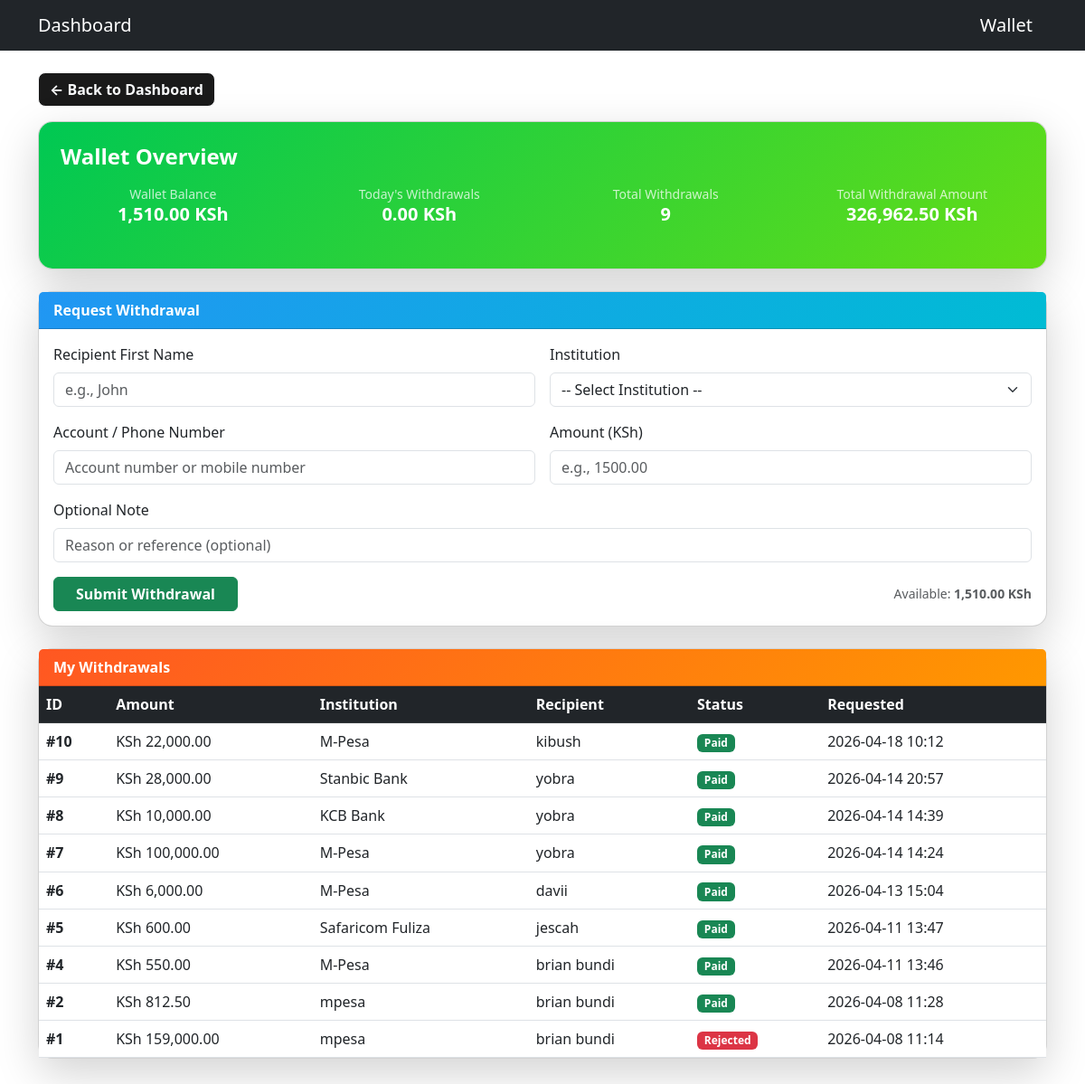
Page /withdraw (signed in) on the earlier database version.
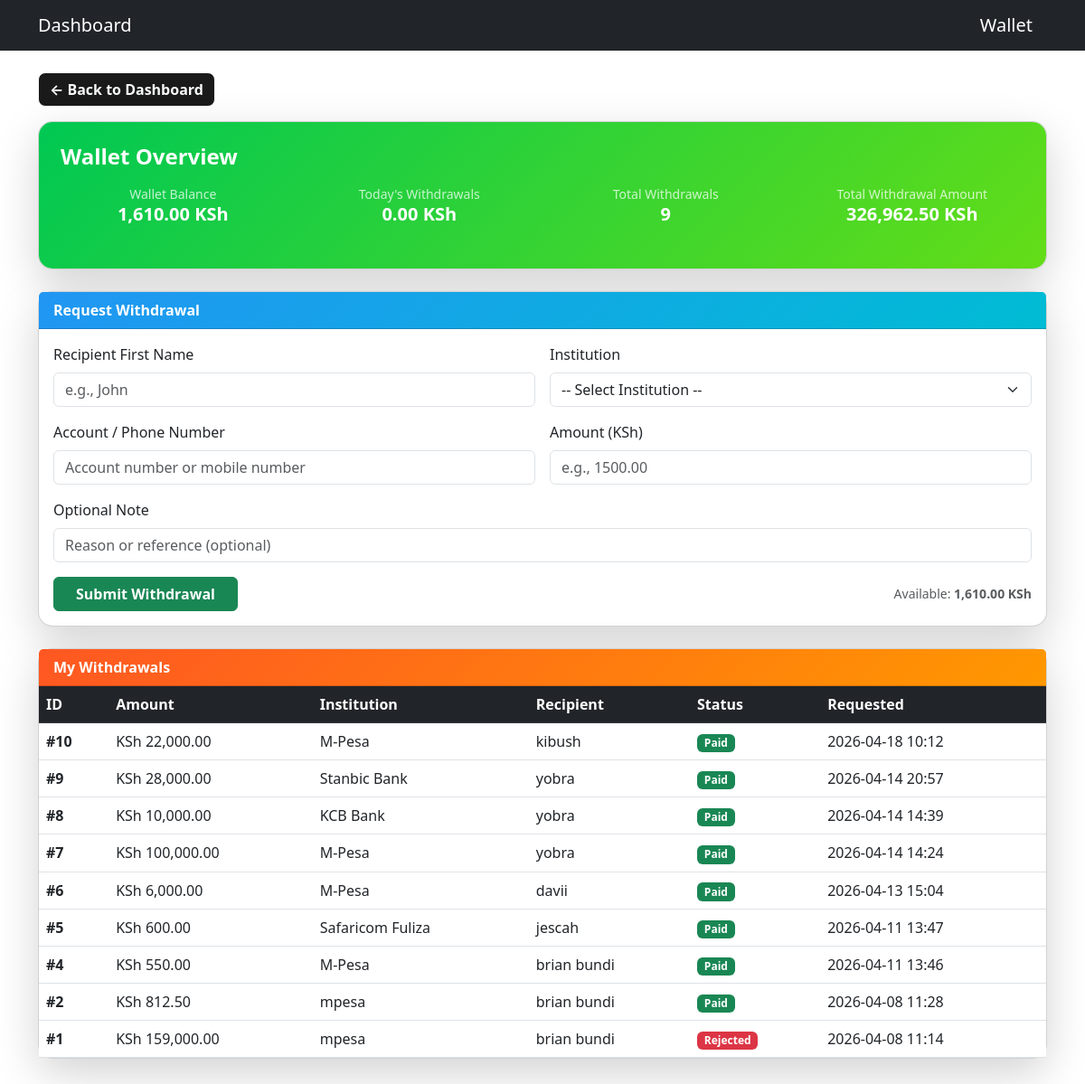
Same page on the later database version.
### models.py (models this page shows, shortened)
class User(db.Model, UserMixin):
    __tablename__ = "user"
    id = db.Column(db.Integer, primary_key=True)
    email = db.Column(db.String(120), unique=True, nullable=False)
    password = db.Column(db.String(200), nullable=False)
    is_admin = db.Column(db.Boolean, default=False, nullable=False)
    tutorial_seen = db.Column(db.Boolean, default=False, nullable=False)
    wallet_balance = db.Column(db.Float, default=0.0, nullable=False)
    total_views = db.Column(db.Integer, default=0, nullable=False)
    total_earnings = db.Column(db.Float, default=0.0, nullable=False)
    total_withdraw = db.Column(db.Float, default=0.0, nullable=False)
    total_recharge = db.Column(db.Float, default=0.0, nullable=False)
    profile_image = db.Column(db.String(200))
    last_checkin = db.Column(db.DateTime, nullable=True)
    referral_code = db.Column(
        db.String(20),
        unique=True,
        default=lambda: str(uuid.uuid4())[:8],
        nullable=False
    )
    referred_by = db.Column(db.Integer, db.ForeignKey("user.id"), nullable=True)
    referrals = db.relationship("User", backref=db.backref("referrer", remote_side=[id]))
    recharges = db.relationship("Recharge", back_populates="user", lazy=True)
    withdrawals = db.relationship("Withdrawal", back_populates="user", lazy=True)
    purchases = db.relationship("Purchase", back_populates="user", lazy=True)

### app.py (the view, shortened to what this page needs)
@app.route('/withdraw', methods=['GET', 'POST'])
@login_required
def withdraw():
    try:
        now = datetime.utcnow()
        last_24h = now - timedelta(hours=24)
        todays_withdraw = db.session.query(
            func.coalesce(func.sum(Withdrawal.amount), 0.0)
        ).filter(
            Withdrawal.user_id == current_user.id,
            Withdrawal.created_at >= last_24h
        ).scalar() or 0.0
        total_withdraw = db.session.query(
            func.coalesce(func.sum(Withdrawal.amount), 0.0)
        ).filter(
            Withdrawal.user_id == current_user.id
        ).scalar() or 0.0
        withdrawals = Withdrawal.query.filter_by(user_id=current_user.id).order_by(Withdrawal.created_at.desc()).all()
        try:
            transactions_url = url_for('transactions')
        except Exception:
            transactions_url = None
        return render_template(
            'withdraw.html',
            current_user=current_user,
            withdrawals=withdrawals,
            todays_withdraw=todays_withdraw,
            total_withdraw=total_withdraw,
            transactions_url=transactions_url
        )
    except Exception as e:
        traceback.print_exc()
        flash('An error occurred while loading withdrawals. Try again later.', 'withdrawal')
        return render_template(
            'withdraw.html',
            current_user=current_user,
            withdrawals=[],
            todays_withdraw=0.0,
            total_withdraw=0.0,
            transactions_url=None
        )

### app.py (called while the page is built)
@login_manager.user_loader
def load_user(user_id):
    return User.query.get(int(user_id))

@app.before_request
def restrict_admin_pages():
    if request.path.startswith("/admin"):
        if not current_user.is_authenticated:
            return redirect(url_for("login"))
        if not getattr(current_user, "is_admin", False):
            return "Unauthorized", 403

### templates/withdraw.html (shortened to what the changed rows need)
{% extends "base.html" %}
{% block content %}
<div class="card shadow-lg mb-4" style="border-radius:16px; overflow:hidden;">
  <div class="p-4" style="background:linear-gradient(135deg,#00c853,#64dd17); color:#fff;">
    <div class="row text-center">
      <div class="col-6 col-md-3 mb-3">
        <div class="small opacity-75">Wallet Balance</div>
        <div class="h5 fw-bold">
          {{ '{:,.2f}'.format((current_user.wallet_balance|default(0))|float) }} KSh
        </div>
      </div>
    </div>
  </div>
</div>
<div class="card mb-4 shadow-lg" style="border-radius:16px;">
  <div class="card-body">
    <form id="withdrawForm" method="POST" class="row g-3" novalidate>
      <div class="col-12 d-flex justify-content-between align-items-center">
        <small class="text-muted">Available: <strong>
          {{ '{:,.2f}'.format((current_user.wallet_balance|default(0))|float) }} KSh
        </strong></small>
      </div>
    </form>
  </div>
</div>
<div class="card shadow-lg mb-5" style="border-radius:16px;">
  <div class="card-body p-0">
    <div class="table-responsive" style="max-height:520px; overflow:auto;">
      <table class="table table-hover mb-0 align-middle">
        <thead class="table-dark">
          <tr>
            <th>ID</th>
            <th>Amount</th>
            <th>Institution</th>
            <th>Recipient</th>
            <th>Status</th>
            <th>Requested</th>
          </tr>
        </thead>
      </table>
    </div>
  </div>
</div>
{% endblock %}

Differences in the rows shown:
changed User: wallet_balance "1,510.00" → "1,610.00"
